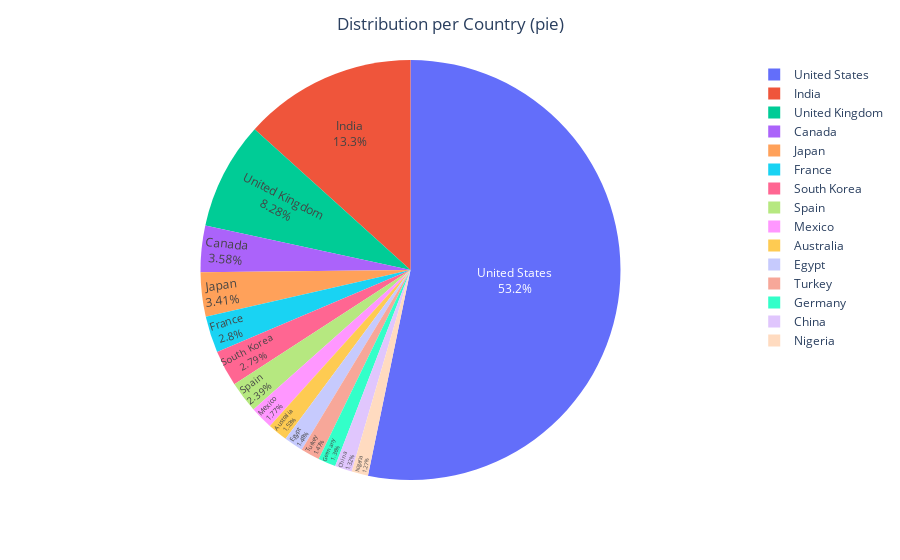

Notebook cell for this chart:
### Code cell
country_df = df['principal_country'].value_counts().reset_index()
country_df = country_df[country_df['principal_country'] /  country_df['principal_country'].sum() > 0.01]

pie_per_country = px.pie(country_df, values='principal_country', names='index')
pie_per_country.update_traces(textposition='inside', textinfo='percent+label')
pie_per_country.update_layout(title_text="Distribution per Country (pie)", title_x=0.5)
pie_per_country.show()

### Figure 1 — Plotly figure (JSON) as saved in the notebook; plotly's stock layout.template omitted (floating-point values rounded to 4 significant figures)
{"data": [{"domain": {"x": [0, 1], "y": [0, 1]}, "hovertemplate": "index=%{label}<br>principal_country=%{value}<extra></extra>", "labels": ["United States", "India", "United Kingdom", "Canada", "Japan", "France", "South Korea", "Spain", "Mexico", "Australia", "Egypt", "Turkey", "Germany", "China", "Nigeria"], "legendgroup": "", "name": "", "showlegend": true, "textinfo": "percent+label", "textposition": "inside", "type": "pie", "values": [4032, 1008, 627, 271, 258, 212, 211, 181, 134, 116, 112, 111, 103, 100, 96]}], "layout": {"legend": {"tracegroupgap": 0}, "margin": {"t": 60}, "title": {"text": "Distribution per Country (pie)", "x": 0.5}}}
